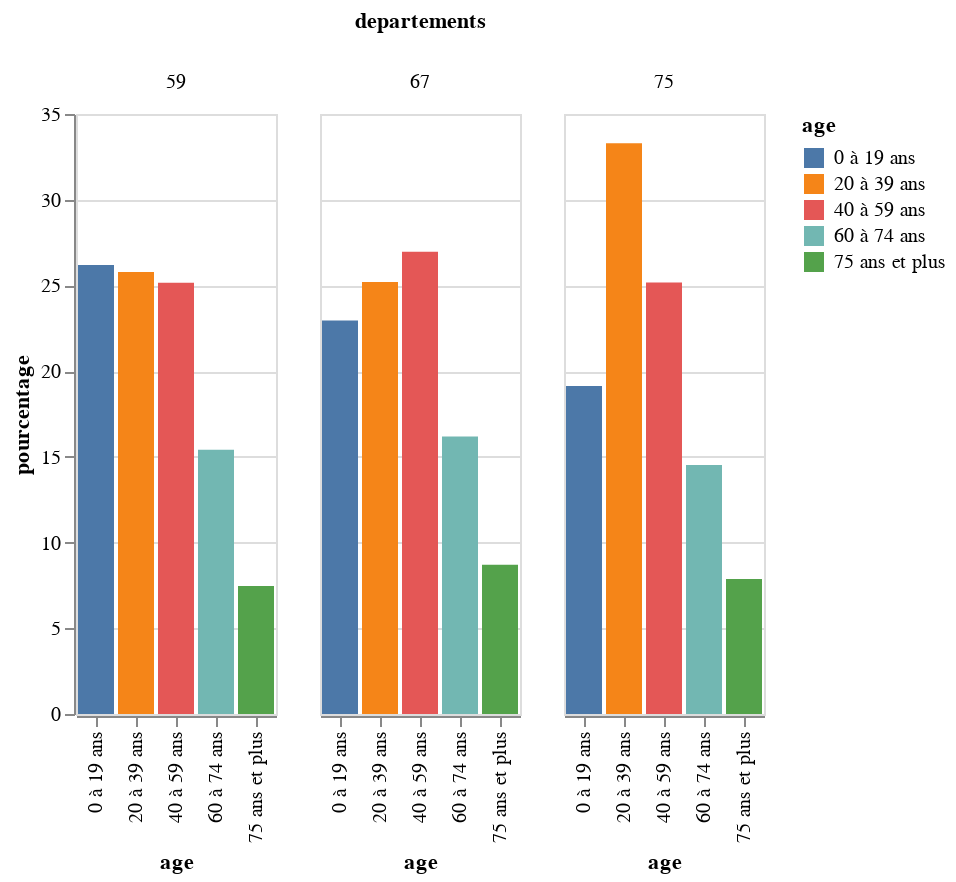

Notebook code cell kept with this figure:
### Code cell
import altair as alt

alt.Chart(sub).mark_bar().encode(
    x="age:O",
    y="pourcentage:Q",
    color="age:N",
    column='departements:N')

### Figure 1 — Vega-Lite specification as saved in the notebook (floating-point values rounded to 4 significant figures)
{"config": {"view": {"continuousWidth": 400, "continuousHeight": 300}}, "data": {"name": "data-eb2ace4d4c38a5808c2dafdcd241757d"}, "mark": "bar", "encoding": {"color": {"type": "nominal", "field": "age"}, "column": {"type": "nominal", "field": "departements"}, "x": {"type": "ordinal", "field": "age"}, "y": {"type": "quantitative", "field": "pourcentage"}}, "$schema": "https://vega.github.io/schema/vega-lite/v4.0.2.json", "datasets": {"data-eb2ace4d4c38a5808c2dafdcd241757d": [{"departements": "59", "age": "0 à 19 ans", "nb": 678949, "total": 2592185, "pourcentage": 26.19}, {"departements": "67", "age": "0 à 19 ans", "nb": 258561, "total": 1126505, "pourcentage": 22.95}, {"departements": "75", "age": "0 à 19 ans", "nb": 409783, "total": 2140526, "pourcentage": 19.14}, {"departements": "59", "age": "20 à 39 ans", "nb": 668218, "total": 2592185, "pourcentage": 25.78}, {"departements": "67", "age": "20 à 39 ans", "nb": 283877, "total": 1126505, "pourcentage": 25.2}, {"departements": "75", "age": "20 à 39 ans", "nb": 712617, "total": 2140526, "pourcentage": 33.29}, {"departements": "59", "age": "40 à 59 ans", "nb": 652073, "total": 2592185, "pourcentage": 25.16}, {"departements": "67", "age": "40 à 59 ans", "nb": 303680, "total": 1126505, "pourcentage": 26.96}, {"departements": "75", "age": "40 à 59 ans", "nb": 538693, "total": 2140526, "pourcentage": 25.17}, {"departements": "59", "age": "60 à 74 ans", "nb": 399542, "total": 2592185, "pourcentage": 15.41}, {"departements": "67", "age": "60 à 74 ans", "nb": 182406, "total": 1126505, "pourcentage": 16.19}, {"departements": "75", "age": "60 à 74 ans", "nb": 310737, "total": 2140526, "pourcentage": 14.52}, {"departements": "59", "age": "75 ans et plus", "nb": 193403, "total": 2592185, "pourcentage": 7.46}, {"departements": "67", "age": "75 ans et plus", "nb": 97981, "total": 1126505, "pourcentage": 8.7}, {"departements": "75", "age": "75 ans et plus", "nb": 168696, "total": 2140526, "pourcentage": 7.88}]}}
